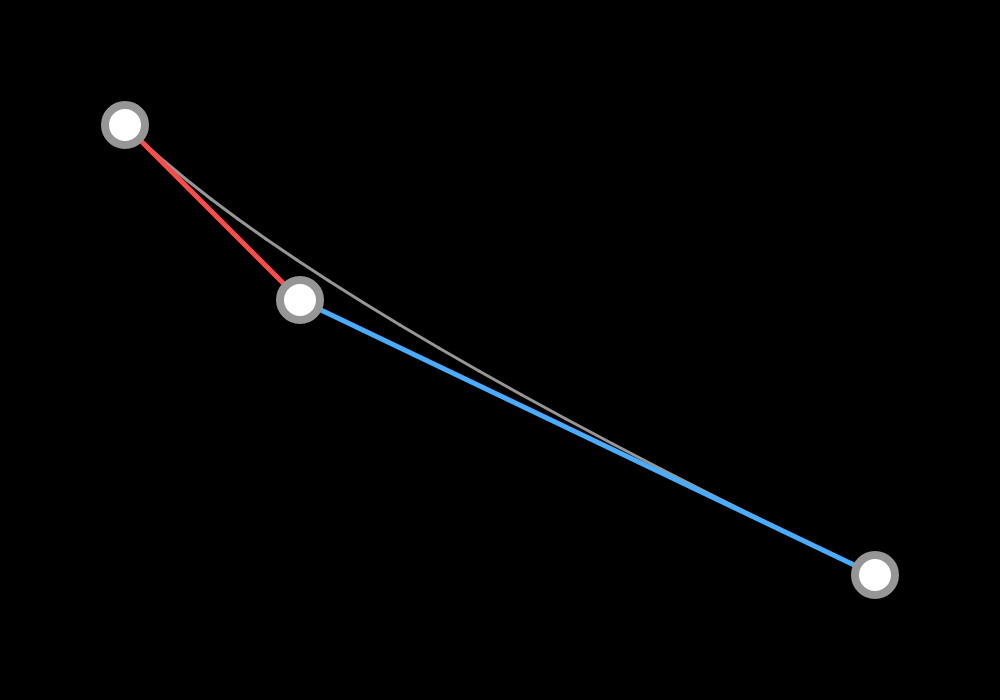
Frame 1 (no input)
Frame 60 (no input): identical to frame 1, image omitted
Frame 120 (the mouse pressed at the canvas centre since frame 60): identical to frame 1, image omitted

The p5.js sketch that drew this single still picture (run headless with seeded random() and noise() and a simulated clock; from frame 60 on, the mouse is pressed at the canvas centre):

// p5.js sketch
// ── sketch.js
const WIDTH = 1000
const HEIGHT = 700

let p0
let p1
let p2

let res_slider
let extra_cb
let textP

function setup(){
    createCanvas(WIDTH, HEIGHT)
    background(0)
    p0 = createVector(125,125)
    p1 = createVector(300,300)
    p2 = createVector(875,575)
    stroke(150)
    strokeWeight(8)
    fill(255)

    res_slider = createSlider(1, 20, 20, 1)
    extra_cb = createCheckbox()
    textP = createP('Draw itermediate interpolations')
}

function mouseDragged(){
    if(mouseX < WIDTH && mouseY < HEIGHT){
        p1.x = mouseX
        p1.y = mouseY
    }
}

function draw(){
    background(0)
    drawBezier(res_slider.value())
    strokeWeight(5)
    stroke(255, 76, 74)
    line(p0.x, p0.y, p1.x, p1.y)
    stroke(74, 172, 255)
    line(p2.x, p2.y, p1.x, p1.y)
    strokeWeight(8)
    stroke(150)
    ellipse(p0.x, p0.y, 40)
    ellipse(p1.x, p1.y, 40)
    ellipse(p2.x, p2.y, 40)
}

function drawBezier(res){
    strokeWeight(3)
    stroke(150)
    let prev = p0.copy()
    for(let i = 0; i < res; i++){
        let t = (i + 1) / res
        let next = bezierInterpolation(t)
        line(prev.x, prev.y, next.x, next.y)
        prev = next
    }
}


function bezierInterpolation(t){
    push()
    strokeWeight(1)
    stroke(150, 150, 150, 200)
    let vectA = linearInterpolation(p0, p1, t)
    let vectB = linearInterpolation(p1, p2, t)
    if(extra_cb.checked())line(vectA.x, vectA.y, vectB.x, vectB.y)
    pop()
    return linearInterpolation(vectA, vectB, t)
}

function linearInterpolation(start, end, t){
    let aux = p5.Vector.sub(end, start)
    aux.mult(t)
    aux.add(start)
    return aux
}
